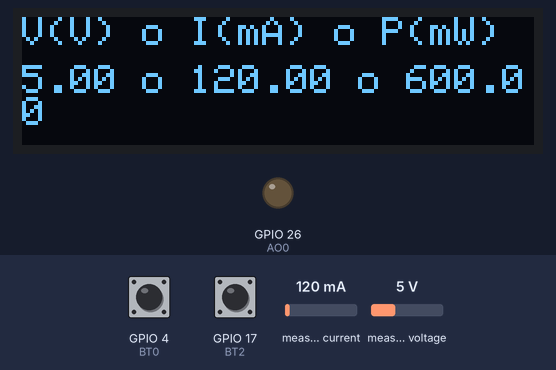
Simulated run of this sketch. Board: ESP32. On the bench: 128×32 one-colour display, output pins drawn as LEDs (lit = HIGH). Inputs (shaded band) come from the test bench; at power-on: measured current 120 mA, GPIO 17 (BT2) HIGH, GPIO 4 (BT0) HIGH, measured voltage 5 V. What the sketch prints to the serial monitor is not drawn.

Above: at 1.2 s.
1.3 s: measured current set to 40 mA
At 3.2 s:
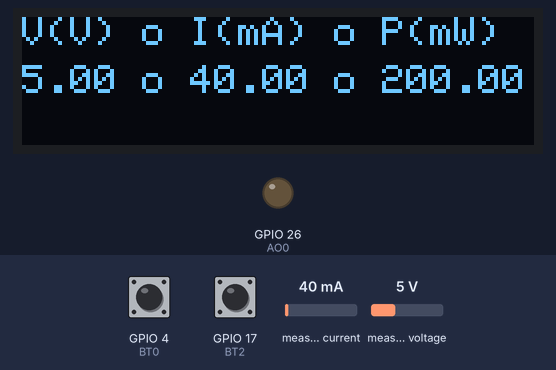
3.5 s: GPIO 17 (BT2) pulled LOW for 3.2 s
At 7.9 s:
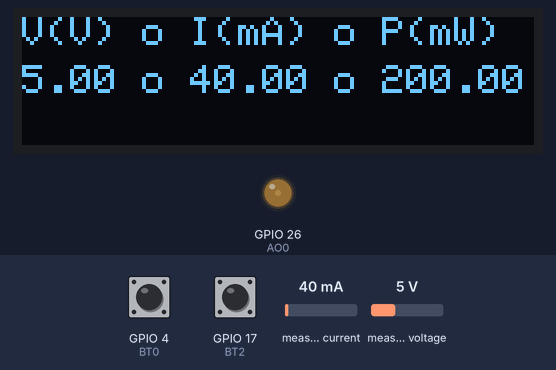
8.2 s: GPIO 4 (BT0) pulled LOW for 3.2 s
At 12.6 s:
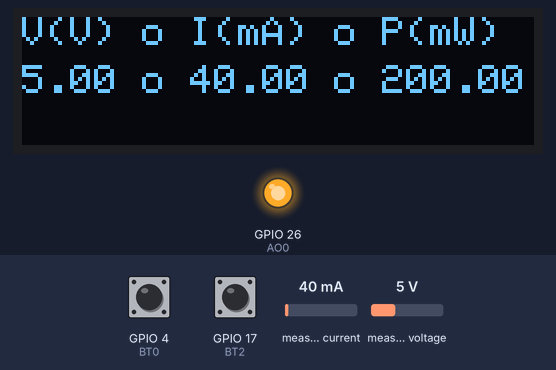
12.9 s: measured voltage set to 11.2 V
At 14.4 s:
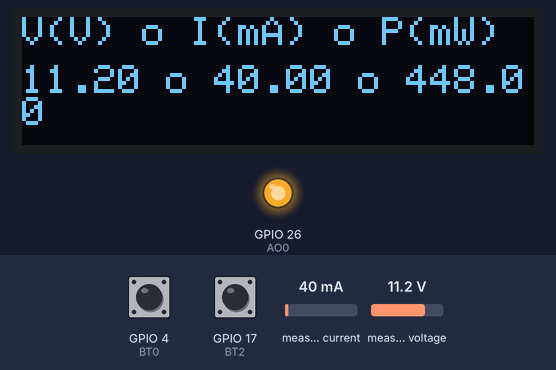
15.0 s: measured current set to 500 mA
At 16.2 s:
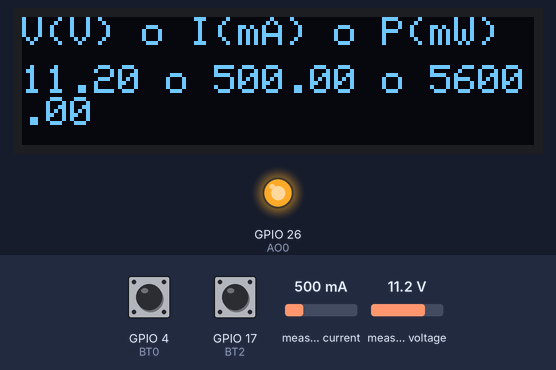
17.0 s: measured voltage set to 0.3 V
At 18.1 s:
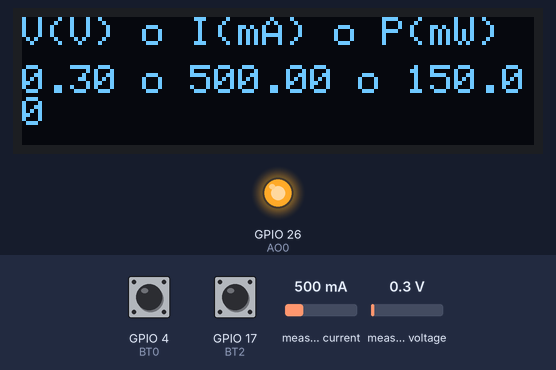
Timing chart, 0 to 20.0 s (numbered marks = the images above; inputs shaded):
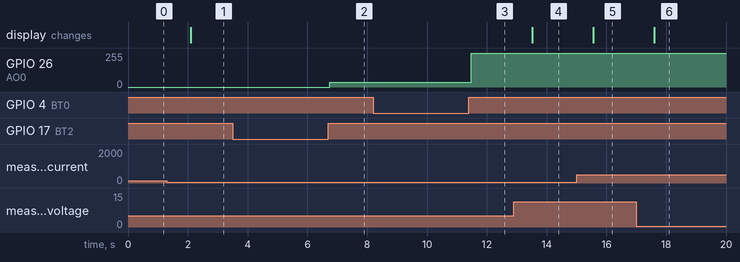

Measured:
- after the input at 1.3 s, the display: changes after 0.79 s (image 1)
- after the input at 3.5 s, GPIO 26 (AO0): 0/255 → 37/255 after 3.3 s
- after the input at 8.2 s, GPIO 26 (AO0): 37/255 → 255/255 after 3.3 s
- after the input at 12.9 s, the display: changes after 0.62 s (image 4)
- after the input at 15.0 s, the display: changes after 0.56 s (image 5)
- after the input at 17.0 s, the display: changes after 0.60 s (image 6)

The sketch:

M2-01-DA_INA.ino
```cpp
/* Program : DA dan INA
 * Contoh mengeluarkan tegangan dengan DA
 * dan membaca tegangan & arus dengan INA
 * diatur dengan button dan tampil di Serial Monitor / Tracer
 * (c) Eko M. Budi, 2022
 */

// pustaka
#include <Wire.h>
#include <Adafruit_INA219.h>

// pustaka OLED
#include <Adafruit_GFX.h>
#include <Adafruit_SSD1306.h>

#define BAUD 500000

// Pin Standar kit ESCOPE 2020
#define DO0 13
#define DO1 12
#define DO2 14
#define DO3 27
#define DO4 33

#define DI0 32
#define DI1 35
#define DI2 34
#define DI3 39
#define DI4 36

#define AO0 26
#define AO1 25

#define LED0 5
#define BT0 4
#define BT1 16
#define BT2 17

// pesan obyek INA219
Adafruit_INA219 ina219;

// pesan obyek display
#define D_WIDTH   128
#define D_HEIGHT  32
#define D_RESET   4
#define D_ADDR    0x3C
Adafruit_SSD1306 oled(D_WIDTH, D_HEIGHT, &Wire, D_RESET);

// data
bool d_bt0, d_bt2;
byte da_out = 0;

float shunt_mv = 0;
float bus_v = 0;
float current_ma = 0;
float power_mw = 0;

// Menampilkan data
void printData() {
  char buff[50];
  sprintf(buff, "%3d %6.2f %6.2f %6.2f %6.2f",
    da_out, bus_v, shunt_mv, current_ma, power_mw);
  Serial.println(buff);
}

void printOled() {
  oled.clearDisplay();

  // print desimal
  oled.setTextSize(1);
  oled.setCursor(0, 0);  // Start at top-left corner
  oled.print("V(V) o I(mA) o P(mW)");

  // print binary
  oled.setTextSize(1);
  oled.setCursor(0, 12);
  oled.printf("%4.2f o %5.2f o %4.2f",
    bus_v, current_ma, power_mw);

  // keluarkan
  oled.display();
}

void setup() {
  // Siapkan Serial
  Serial.begin(BAUD);
  Serial.println("\nDA-INA219 Test");
  Serial.println("DA  VI-(V)  Vsh(mV)  I(mA)  P(mW)");


  // siapkan INA219
  if (!ina219.begin()) {
    while (1) { delay(100); }
  }

  // siapkan button
  pinMode(BT0, INPUT_PULLUP);
  pinMode(BT2, INPUT_PULLUP);

  // siapkan OLED
  if (!oled.begin(SSD1306_SWITCHCAPVCC, D_ADDR)) {
    Serial.println("OLED allocation failed");
    for (;;); // Don't proceed, loop forever
  }
  oled.setFont();
  oled.setTextColor(WHITE);
}

void loop() {
  // baca input
  d_bt0 = !digitalRead(BT0);
  d_bt2 = !digitalRead(BT2);

  shunt_mv = ina219.getShuntVoltage_mV();
  bus_v = ina219.getBusVoltage_V();
  current_ma = ina219.getCurrent_mA();
  power_mw = ina219.getPower_mW();

  printOled();

  // proses input button
  if (d_bt0) {
    da_out--;
    delay(50);
  }
  else if (d_bt2) {
    da_out++;
    delay(50);
  }
  else {
    // keluarkan output
    dacWrite(AO0, da_out);
    delay(1000);
  }
  printData();
}
```
